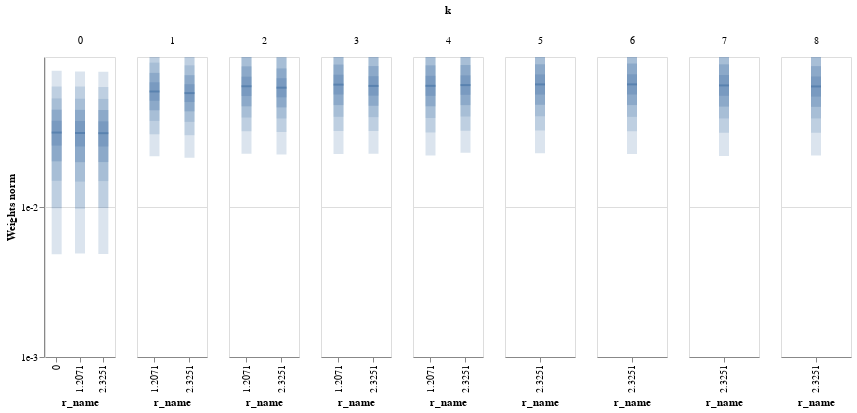

Notebook cell for this chart:
### Markdown cell above
## Weight Value Analysis

### Code cell
base = model.base
W = [_ for _ in state_dict.values() if (_.ndim==3 and _.shape[-1]==len(base.kernels_label))]
base.plot_weights_dist(W, scale_type='log', wrange=(1e-3,1e-1))

### Figure 1 — Vega-Lite specification as saved in the notebook (floating-point values rounded to 4 significant figures)
{"config": {"view": {"continuousWidth": 400, "continuousHeight": 300}}, "data": {"name": "data-b5472b885c24debea094312239d35df9"}, "facet": {"column": {"field": "k", "type": "quantitative"}}, "spec": {"layer": [{"mark": {"type": "tick", "thickness": 2, "width": 10, "xOffset": 0}, "encoding": {"x": {"field": "r_name", "type": "nominal"}, "y": {"axis": {"format": "e", "values": [0.001, 0.01]}, "field": "median", "scale": {"domain": [0.001, 0.1], "type": "log"}, "title": "Weights norm", "type": "quantitative"}}, "selection": {"selector004": {"type": "interval", "bind": "scales", "encodings": ["y"]}}, "width": 70}, {"mark": {"type": "bar", "opacity": 0.2, "width": 10, "xOffset": 0}, "encoding": {"x": {"field": "r_name", "type": "nominal"}, "y": {"field": "-q0", "title": "", "type": "quantitative"}, "y2": {"field": "q0"}}, "width": 70}, {"mark": {"type": "bar", "opacity": 0.2, "width": 10, "xOffset": 0}, "encoding": {"x": {"field": "r_name", "type": "nominal"}, "y": {"field": "-q1", "title": "", "type": "quantitative"}, "y2": {"field": "q1"}}, "width": 70}, {"mark": {"type": "bar", "opacity": 0.2, "width": 10, "xOffset": 0}, "encoding": {"x": {"field": "r_name", "type": "nominal"}, "y": {"field": "-q2", "title": "", "type": "quantitative"}, "y2": {"field": "q2"}}, "width": 70}, {"mark": {"type": "bar", "opacity": 0.3, "width": 10, "xOffset": 0}, "encoding": {"x": {"field": "r_name", "type": "nominal"}, "y": {"field": "-q3", "title": "", "type": "quantitative"}, "y2": {"field": "q3"}}, "width": 70}, {"mark": {"type": "bar", "opacity": 0.3, "width": 10, "xOffset": 0}, "encoding": {"x": {"field": "r_name", "type": "nominal"}, "y": {"field": "-q4", "title": "", "type": "quantitative"}, "y2": {"field": "q4"}}, "width": 70}]}, "resolve": {"scale": {"x": "independent"}}, "$schema": "https://vega.github.io/schema/vega-lite/v4.17.0.json", "datasets": {"data-b5472b885c24debea094312239d35df9": [{"r_name": 0.0, "k": 0, "r": 0.0, "name": "k=0 r=0.0", "median": 0.03135, "q0": 0.08093, "-q0": 0.004849, "q1": 0.06362, "-q1": 0.009821, "q2": 0.05293, "-q2": 0.01494, "q3": 0.04456, "-q3": 0.02016, "q4": 0.03758, "-q4": 0.02567}, {"r_name": 1.207, "k": 0, "r": 1.207, "name": "k=0 r=1.2071068286895752", "median": 0.03115, "q0": 0.08008, "-q0": 0.004899, "q1": 0.06347, "-q1": 0.009744, "q2": 0.05269, "-q2": 0.01477, "q3": 0.04444, "-q3": 0.01991, "q4": 0.03743, "-q4": 0.02532}, {"r_name": 2.325, "k": 0, "r": 2.325, "name": "k=0 r=2.325140953063965", "median": 0.03106, "q0": 0.07988, "-q0": 0.004851, "q1": 0.0631, "-q1": 0.009843, "q2": 0.05255, "-q2": 0.01489, "q3": 0.04434, "-q3": 0.01993, "q4": 0.03726, "-q4": 0.0253}, {"r_name": 1.207, "k": 1, "r": 1.207, "name": "k=1 r=1.2071068286895752", "median": 0.05889, "q0": 0.144, "-q0": 0.02178, "q1": 0.1105, "-q1": 0.03053, "q2": 0.09174, "-q2": 0.0375, "q3": 0.0784, "-q3": 0.04414, "q4": 0.06782, "-q4": 0.05105}, {"r_name": 2.325, "k": 1, "r": 2.325, "name": "k=1 r=2.325140953063965", "median": 0.05744, "q0": 0.1357, "-q0": 0.02134, "q1": 0.1055, "-q1": 0.0301, "q2": 0.08799, "-q2": 0.03693, "q3": 0.07568, "-q3": 0.04341, "q4": 0.06587, "-q4": 0.05009}, {"r_name": 1.207, "k": 2, "r": 1.207, "name": "k=2 r=1.2071068286895752", "median": 0.06381, "q0": 0.1666, "-q0": 0.02263, "q1": 0.1254, "-q1": 0.03194, "q2": 0.1026, "-q2": 0.03949, "q3": 0.08661, "-q3": 0.04691, "q4": 0.07398, "-q4": 0.0549}, {"r_name": 2.325, "k": 2, "r": 2.325, "name": "k=2 r=2.325140953063965", "median": 0.06245, "q0": 0.1589, "-q0": 0.02238, "q1": 0.121, "-q1": 0.03161, "q2": 0.09911, "-q2": 0.03892, "q3": 0.0839, "-q3": 0.04614, "q4": 0.07221, "-q4": 0.05381}, {"r_name": 1.207, "k": 3, "r": 1.207, "name": "k=3 r=1.2071068286895752", "median": 0.06545, "q0": 0.1716, "-q0": 0.02258, "q1": 0.1297, "-q1": 0.03208, "q2": 0.1059, "-q2": 0.03994, "q3": 0.0891, "-q3": 0.04781, "q4": 0.07623, "-q4": 0.05626}, {"r_name": 2.325, "k": 3, "r": 2.325, "name": "k=3 r=2.325140953063965", "median": 0.06417, "q0": 0.1647, "-q0": 0.02268, "q1": 0.1254, "-q1": 0.03212, "q2": 0.1029, "-q2": 0.03972, "q3": 0.08701, "-q3": 0.0473, "q4": 0.07449, "-q4": 0.05524}, {"r_name": 1.207, "k": 4, "r": 1.207, "name": "k=4 r=1.2071068286895752", "median": 0.06425, "q0": 0.1704, "-q0": 0.02203, "q1": 0.1292, "-q1": 0.03135, "q2": 0.105, "-q2": 0.03921, "q3": 0.08798, "-q3": 0.04691, "q4": 0.07495, "-q4": 0.05504}, {"r_name": 2.325, "k": 4, "r": 2.325, "name": "k=4 r=2.325140953063965", "median": 0.06497, "q0": 0.1697, "-q0": 0.02302, "q1": 0.1284, "-q1": 0.03229, "q2": 0.1049, "-q2": 0.0401, "q3": 0.08838, "-q3": 0.04777, "q4": 0.07545, "-q4": 0.05595}, {"r_name": 2.325, "k": 5, "r": 2.325, "name": "k=5 r=2.325140953063965", "median": 0.06566, "q0": 0.171, "-q0": 0.02283, "q1": 0.1298, "-q1": 0.03233, "q2": 0.1061, "-q2": 0.04025, "q3": 0.08947, "-q3": 0.04801, "q4": 0.07653, "-q4": 0.05619}, {"r_name": 2.325, "k": 6, "r": 2.325, "name": "k=6 r=2.325140953063965", "median": 0.06569, "q0": 0.1755, "-q0": 0.02257, "q1": 0.1331, "-q1": 0.03195, "q2": 0.1082, "-q2": 0.03987, "q3": 0.09045, "-q3": 0.04782, "q4": 0.0767, "-q4": 0.05622}, {"r_name": 2.325, "k": 7, "r": 2.325, "name": "k=7 r=2.325140953063965", "median": 0.06465, "q0": 0.1737, "-q0": 0.0219, "q1": 0.1317, "-q1": 0.03122, "q2": 0.107, "-q2": 0.03894, "q3": 0.08931, "-q3": 0.0467, "q4": 0.07588, "-q4": 0.0551}, {"r_name": 2.325, "k": 8, "r": 2.325, "name": "k=8 r=2.325140953063965", "median": 0.06364, "q0": 0.1686, "-q0": 0.02204, "q1": 0.1274, "-q1": 0.03123, "q2": 0.1033, "-q2": 0.03897, "q3": 0.08694, "-q3": 0.04654, "q4": 0.07414, "-q4": 0.05443}]}}
